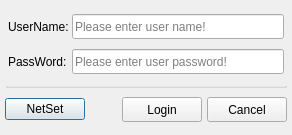
<?xml version="1.0" encoding="UTF-8"?>
<ui version="4.0">
 <class>dlgLogin</class>
 <widget class="QDialog" name="dlgLogin">
  <property name="geometry">
   <rect>
    <x>0</x>
    <y>0</y>
    <width>292</width>
    <height>135</height>
   </rect>
  </property>
  <property name="sizePolicy">
   <sizepolicy hsizetype="Fixed" vsizetype="Fixed">
    <horstretch>0</horstretch>
    <verstretch>0</verstretch>
   </sizepolicy>
  </property>
  <property name="maximumSize">
   <size>
    <width>292</width>
    <height>135</height>
   </size>
  </property>
  <property name="windowTitle">
   <string>Dialog</string>
  </property>
  <layout class="QVBoxLayout" name="verticalLayout" stretch="2,0,1">
   <property name="spacing">
    <number>3</number>
   </property>
   <property name="leftMargin">
    <number>5</number>
   </property>
   <property name="topMargin">
    <number>5</number>
   </property>
   <property name="rightMargin">
    <number>5</number>
   </property>
   <property name="bottomMargin">
    <number>5</number>
   </property>
   <item>
    <layout class="QGridLayout" name="gridLayout">
     <property name="leftMargin">
      <number>3</number>
     </property>
     <property name="topMargin">
      <number>3</number>
     </property>
     <property name="rightMargin">
      <number>3</number>
     </property>
     <property name="bottomMargin">
      <number>3</number>
     </property>
     <property name="horizontalSpacing">
      <number>3</number>
     </property>
     <property name="verticalSpacing">
      <number>10</number>
     </property>
     <item row="1" column="1">
      <widget class="QLineEdit" name="m_UserName">
       <property name="enabled">
        <bool>true</bool>
       </property>
       <property name="minimumSize">
        <size>
         <width>0</width>
         <height>25</height>
        </size>
       </property>
       <property name="placeholderText">
        <string>Please enter user name!</string>
       </property>
      </widget>
     </item>
     <item row="1" column="0">
      <widget class="QLabel" name="label">
       <property name="text">
        <string>UserName:</string>
       </property>
      </widget>
     </item>
     <item row="2" column="1">
      <widget class="QLineEdit" name="m_PassWord">
       <property name="minimumSize">
        <size>
         <width>0</width>
         <height>25</height>
        </size>
       </property>
       <property name="echoMode">
        <enum>QLineEdit::Password</enum>
       </property>
       <property name="placeholderText">
        <string>Please enter user password!</string>
       </property>
       <property name="cursorMoveStyle">
        <enum>Qt::VisualMoveStyle</enum>
       </property>
      </widget>
     </item>
     <item row="2" column="0">
      <widget class="QLabel" name="label_2">
       <property name="text">
        <string>PassWord:</string>
       </property>
      </widget>
     </item>
    </layout>
   </item>
   <item>
    <widget class="QGroupBox" name="groupBox">
     <property name="maximumSize">
      <size>
       <width>16777215</width>
       <height>2</height>
      </size>
     </property>
     <property name="title">
      <string/>
     </property>
    </widget>
   </item>
   <item>
    <layout class="QHBoxLayout" name="horizontalLayout">
     <property name="spacing">
      <number>5</number>
     </property>
     <property name="sizeConstraint">
      <enum>QLayout::SetDefaultConstraint</enum>
     </property>
     <item>
      <widget class="QPushButton" name="m_btnNetSet">
       <property name="text">
        <string>NetSet</string>
       </property>
      </widget>
     </item>
     <item>
      <spacer name="horizontalSpacer">
       <property name="orientation">
        <enum>Qt::Horizontal</enum>
       </property>
       <property name="sizeHint" stdset="0">
        <size>
         <width>40</width>
         <height>20</height>
        </size>
       </property>
      </spacer>
     </item>
     <item>
      <widget class="QPushButton" name="m_btnLogin">
       <property name="minimumSize">
        <size>
         <width>0</width>
         <height>25</height>
        </size>
       </property>
       <property name="text">
        <string>Login</string>
       </property>
      </widget>
     </item>
     <item>
      <widget class="QPushButton" name="m_btnCancel">
       <property name="minimumSize">
        <size>
         <width>0</width>
         <height>25</height>
        </size>
       </property>
       <property name="text">
        <string>Cancel</string>
       </property>
      </widget>
     </item>
    </layout>
   </item>
  </layout>
 </widget>
 <resources/>
 <connections/>
</ui>
